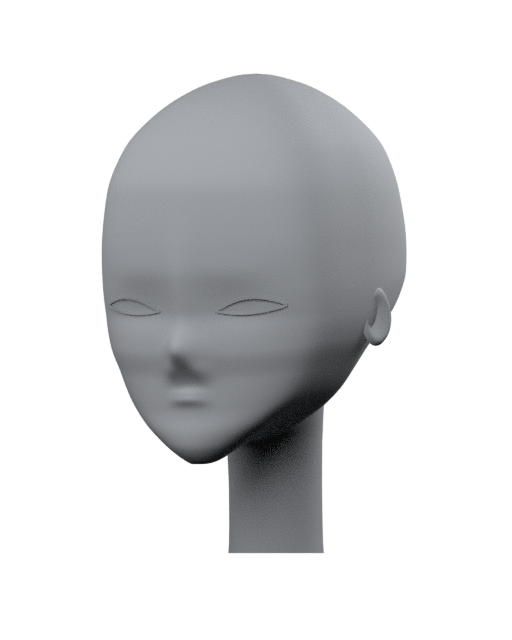
#> input picture tools/higgsfield/requests/plan_b/b03/head_shape_v1/review/three_quarter.png, 512 x 640 px; the run also reads 1 picture not shown here
$ python make_review.py
#> lines starting #> are read from the running program, lines starting #| are printed output that depends on the picture
"""Make factual comparison boards and verify independently reopened renders."""
from pathlib import Path
from PIL import Image,ImageChops,ImageDraw,ImageFont
import hashlib,json

HERE=Path(__file__).resolve().parent
ROOT=HERE.parents[5]
TOPO=HERE/"cc0_topology_trial"
FONT="/usr/share/fonts/truetype/dejavu/DejaVuSans.ttf"


def tile(path,size=(256,320)):
    im=Image.open(path).convert("RGBA")
    bg=Image.new("RGBA",im.size,"#d8d8d8");bg.alpha_composite(im)
    return bg.convert("RGB").resize(size,Image.Resampling.LANCZOS)


def main():
    checks={}
    for name,p in [("procedural",HERE),("cc0_topology",TOPO)]:
        a=Image.open(p/"review/three_quarter.png").convert("RGBA")
#> a is the input picture: PIL image 512x640 RGBA; mean R, G, B, A 41.4, 42.2, 43.4, 79.5
        b=Image.open(p/"review/three_quarter_reopened.png").convert("RGBA")
        assert a.tobytes()==b.tobytes(),name
        checks[name]={"reopened_render_pixels_identical":True}
#> pass 2 of the loop in main, `for name,p in [("procedural",HERE),("cc0_topology",TOPO)]:`:
    (HERE/"pixel_persistence.json").write_text(json.dumps(checks,indent=2)+"\n")
    font=ImageFont.truetype(FONT,16);small=ImageFont.truetype(FONT,15)
    out=Image.new("RGB",(1024,380),"#d8d8d8");d=ImageDraw.Draw(out)
#> after `out = Image.new('RGB', (1024, 380), '#d8d8d8')`: out: PIL image 1024x380 RGB; every value is 216
    items=[("Procedural form: not accepted",HERE/"review/front.png"),("CC0 adult basis + nose target",TOPO/"review/base_front.png"),("Reference-proportion study",TOPO/"review/front.png"),("Same study: profile",TOPO/"review/screen_left_profile.png")]
    for i,(label,path) in enumerate(items):
        out.paste(tile(path),(i*256,35));d.text((i*256+5,9),label,fill="black",font=font)
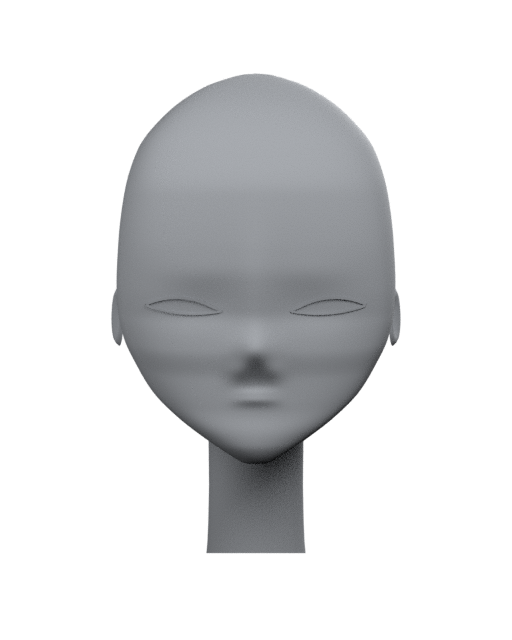
#> input picture tools/higgsfield/requests/plan_b/b03/head_shape_v1/review/front.png, 512 x 640 px
#> in tile, im is the input picture: PIL image 512x640 RGBA; mean R, G, B, A 39.7, 40.5, 41.6, 73.7
#> in tile, `bg.alpha_composite(im)`:
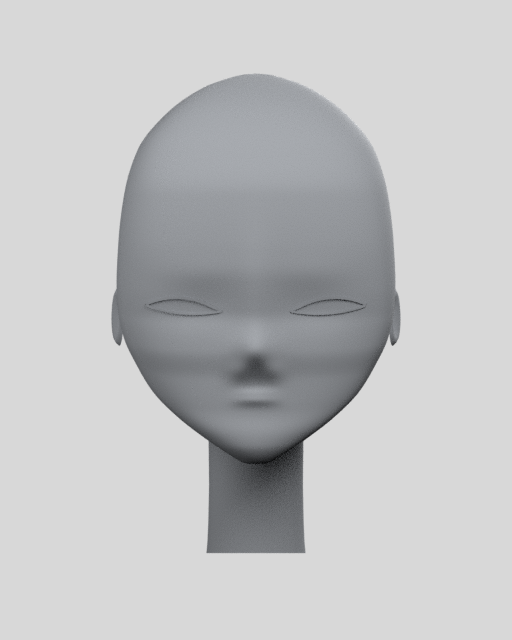
#> bg: PIL image 512x640 RGBA; mean R, G, B, A 192.5, 193.3, 194.5, 255
#> after `out.paste(tile(path), (i * 256, 35))`:
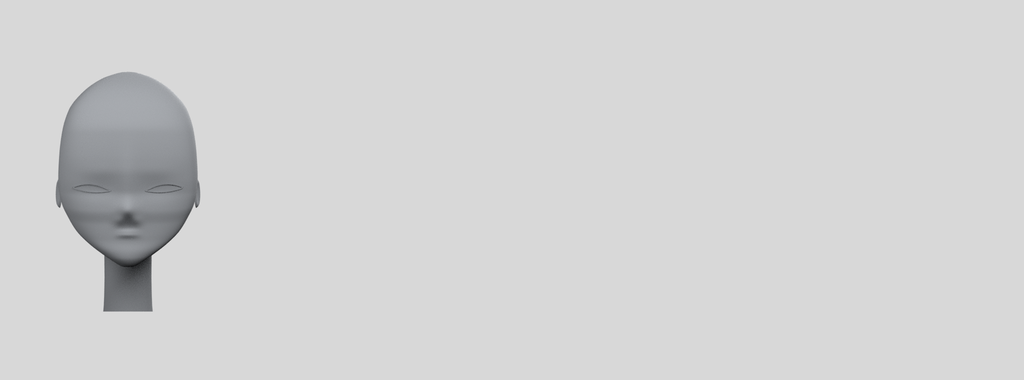
#> out: PIL image 1024x380 RGB; mean R, G, B 211.1, 211.2, 211.5
#> pass 2 of the loop in main, `for i,(label,path) in enumerate(items):`:
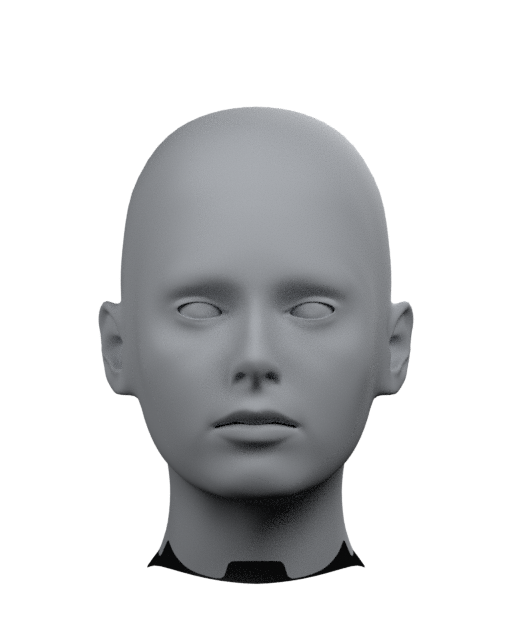
#> input picture tools/higgsfield/requests/plan_b/b03/head_shape_v1/cc0_topology_trial/review/base_front.png, 512 x 640 px
#> in tile, im is the input picture: PIL image 512x640 RGBA; mean R, G, B, A 40.9, 41.7, 42.9, 84.5
#> in tile (call 2), `bg.alpha_composite(im)`:
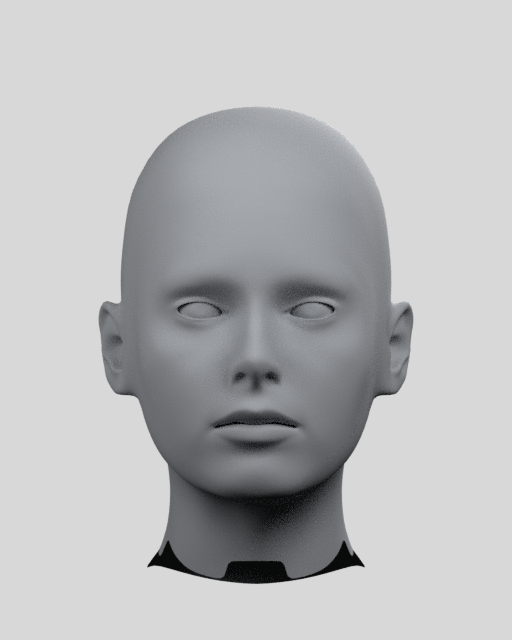
#> bg: PIL image 512x640 RGBA; mean R, G, B, A 184.7, 185.5, 186.7, 255
#> in main, `out.paste(tile(path), (i * 256, 35))`:
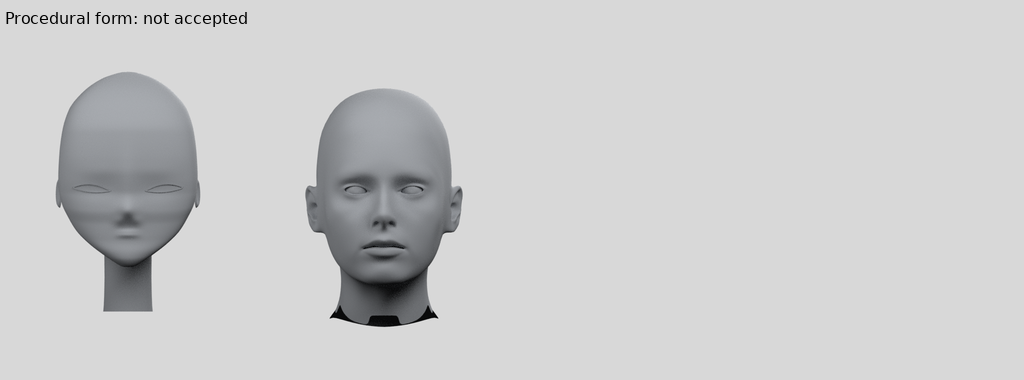
#> out: PIL image 1024x380 RGB; mean R, G, B 204.1, 204.4, 204.9
    d.text((8,360),"Different construction routes, same review camera/lighting. No face/producer acceptance. Not an animation.",font=small,fill="black")
    out.save(HERE/"review/construction_routes.png",optimize=True)
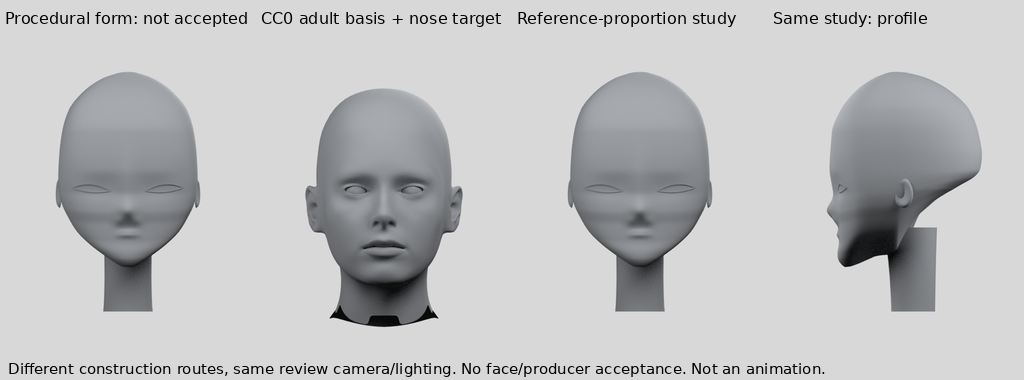
#> saved as construction_routes.png: PIL image 1024x380 RGB; mean R, G, B 191.2, 191.9, 192.8
    views=[("Front","front"),("Facing right","screen_right_profile"),("Facing left","screen_left_profile"),("Three-quarter","three_quarter"),("Back","back"),("Game 55 degrees","game_high_angle")]
    out=Image.new("RGB",(1536,380),"#d8d8d8");d=ImageDraw.Draw(out)
#> after `out = Image.new('RGB', (1536, 380), '#d8d8d8')`: out: PIL image 1536x380 RGB; every value is 216
    for i,(label,name) in enumerate(views):
        out.paste(tile(TOPO/"review"/(name+".png")),(i*256,35));d.text((i*256+6,9),label,fill="black",font=font)
#> after `out.paste(tile(TOPO / 'review' / (name + '.png')), (i * 256, 35))`:
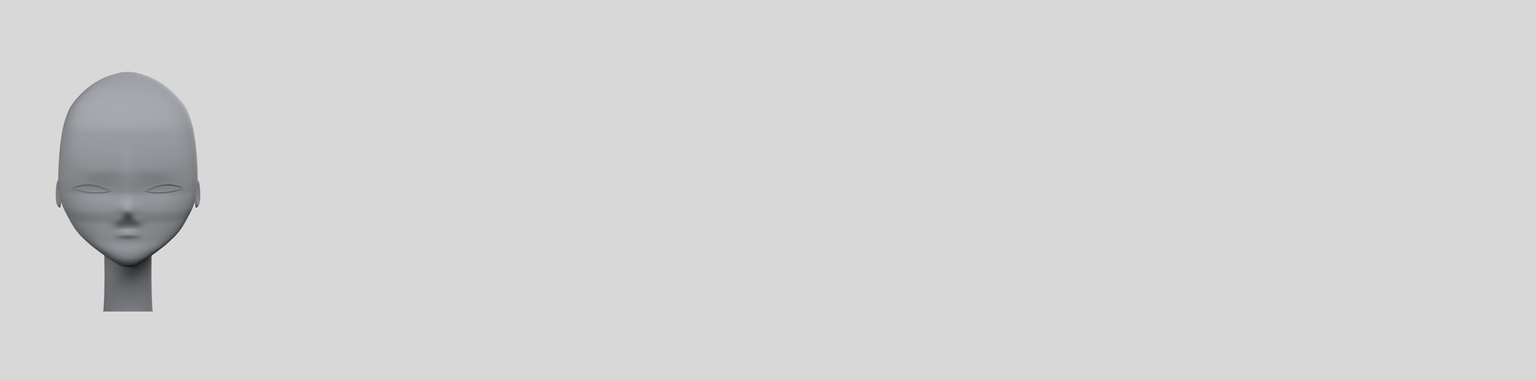
#> out: PIL image 1536x380 RGB; mean R, G, B 212.7, 212.8, 213
#> pass 2 of the loop in main, `for i,(label,name) in enumerate(views):`:
    d.text((8,360),"One editable head/eye study. Hair, original face painting, rig, body and runtime are not delivered.",font=small,fill="black")
    out.save(HERE/"review/topology_views.png",optimize=True)
    source=ROOT/"assets/characters/plan_b_viya/candidate_03/references"
    out=Image.new("RGB",(1140,815),"#eeeae5");d=ImageDraw.Draw(out)
    definitions=[("Front","front",(680,120,860,290),(80,210,432,530)),("Facing right","screen_right_profile",(725,155,905,325),(165,215,495,540)),("Facing left","screen_left_profile",(625,145,805,315),(20,215,350,540))]
    for i,(label,name,src_crop,render_crop) in enumerate(definitions):
        x=10+i*380;d.text((x,12),"REFERENCE: "+label,font=font,fill="black")
        a=Image.open(source/(name+".png")).convert("RGB").crop(src_crop).resize((360,340),Image.Resampling.NEAREST)
        out.paste(a,(x,45));d.text((x,405),"UNAPPROVED TOPOLOGY STUDY",font=font,fill="black")
        raw=Image.open(TOPO/"review"/(name+".png")).convert("RGBA").crop(render_crop)
        bg=Image.new("RGBA",raw.size,"#d8d8d8");bg.alpha_composite(raw)
        bg=bg.convert("RGB");bg.thumbnail((360,340),Image.Resampling.LANCZOS)
        out.paste(bg,(x+(360-bg.width)//2,440))
    d.text((10,790),"Source drawings/cameras are not calibrated. Independent rectangular crops and uniform display scale; no pose warp or mirroring.",font=small,fill="black")
    out.save(HERE/"review/reference_vs_study.png",optimize=True)
    (HERE/"comparison_registration.json").write_text(json.dumps({"scope":"Inspection only, no automatic likeness score; all scale/crop differences remain visible","source_crop_scale":"2x nearest, exact180x170 source crops","render_display":"one uniform thumbnail scale inside360x340; no per-feature warp","views":[{"view":a,"source_crop_xyxy":list(c),"render_crop_xyxy":list(e)} for a,_,c,e in definitions]},indent=2)+"\n")
    (HERE/"CHECKSUMS.sha256").write_text("".join(f"{hashlib.sha256(p.read_bytes()).hexdigest()}  {p.relative_to(HERE).as_posix()}\n" for p in sorted(HERE.rglob("*")) if p.is_file() and p.name!="CHECKSUMS.sha256" and "__pycache__" not in p.parts))
    print(json.dumps({"reopened_renders_equal":2,"comparison_boards":3}))


#> (the run stopped early here; a loop or call above may not have finished)
